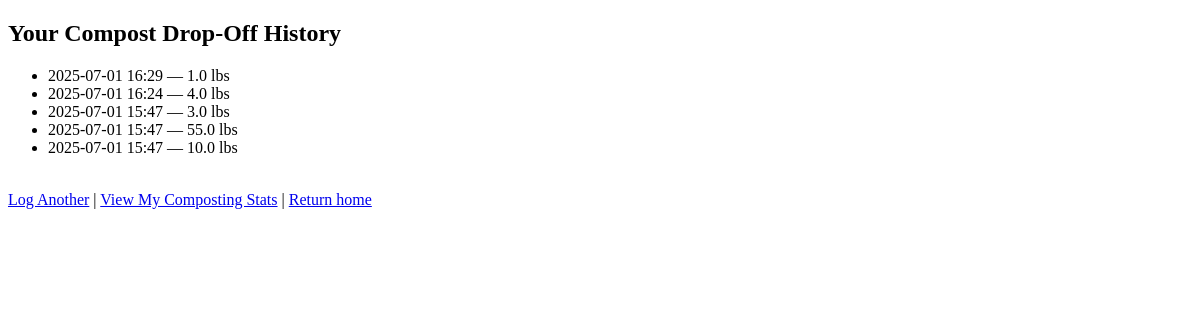
The app's page /history (signed in), older data.
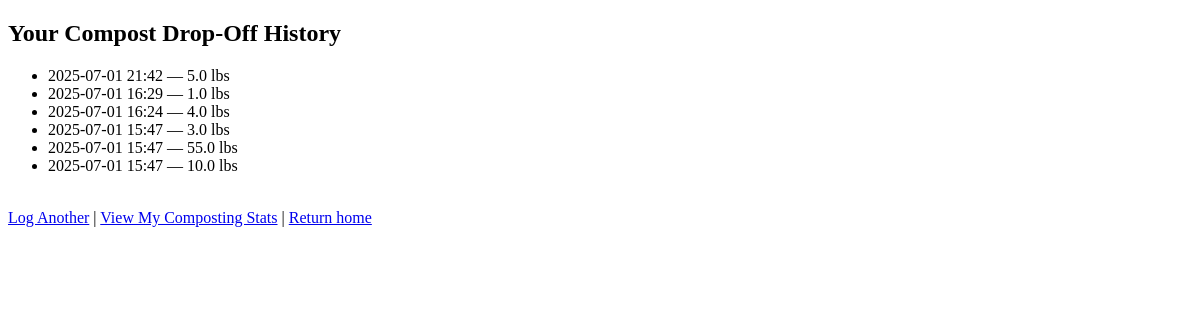
The same page, newer data.
### app.py (models this page shows)
class CompostDropoff(db.Model):
    id = db.Column(db.Integer, primary_key=True)
    weight = db.Column(db.Float, nullable=False)
    timestamp = db.Column(db.DateTime, default=datetime.utcnow)
    user_id = db.Column(db.Integer, db.ForeignKey('user.id'))  # Link to User table

### app.py (the view)
@app.route("/history")
@login_required
def history():
    logs = CompostDropoff.query.filter_by(user_id=current_user.id).order_by(CompostDropoff.timestamp.desc()).all()
    return render_template("history.html", logs=logs)

### app.py (called while the page is built)
@login_manager.user_loader
def load_user(user_id):
    return User.query.get(int(user_id))

### templates/history.html (shortened to what this page needs)
<!DOCTYPE html>
<html>
<head>
</head>
<body>
  <h2>Your Compost Drop-Off History</h2>
  <ul>
    {% for log in logs %}
      <li>{{ log.timestamp.strftime('%Y-%m-%d %H:%M') }} — {{ log.weight }} lbs</li>
    {% endfor %}
  </ul>
  <br>
  <a href="/log">Log Another</a> |
  <a href="/stats">View My Composting Stats</a> |
  <a href="/dashboard">Return home</a><br>
</body>
</html>

Row changes from the older to the newer data that the page shows:
added CompostDropoff: timestamp "2025-07-01 21:42", weight "5.0"
